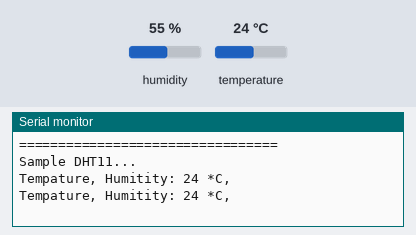
The sketch below on a simulated Arduino Uno, built with avr-gcc and run on an emulated ATmega328P. Parts: the last lines printed to the serial monitor. The inputs (shaded band) are chosen by the test bench; at power-on: temperature 24 °C, humidity 55 %.

Above: at 1.8 s.
1.9 s: temperature set to 12 °C
At 2.7 s:
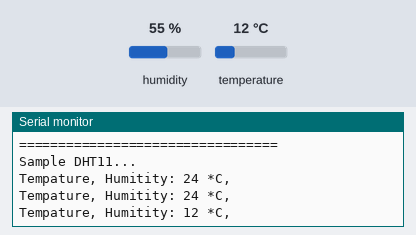
3.4 s: temperature set to 19 °C
At 4.8 s:
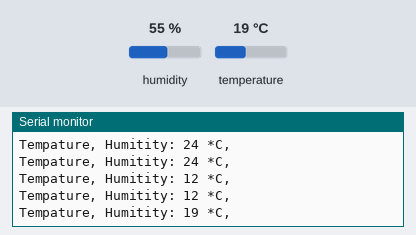
Timing chart, 0 to 6.4 s (numbered marks = the images above; inputs shaded):
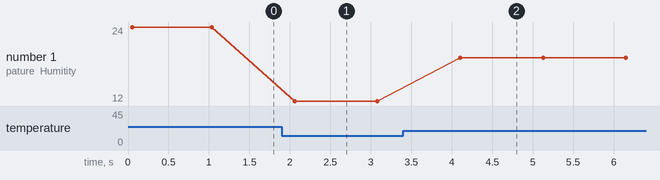

The sketch:

arduino_sketch_v2.ino
```cpp
#include <SimpleDHT.h>
//arduino
// for DHT11,
//      VCC: 5V or 3V
//      GND: GND
//      DATA: 2

//use with adafruit adalogger
// for DHT11,
//      VCC: 3.3V or 3V
//      GND: GND
//      DATA: 5
int pinDHT11 = 5;
SimpleDHT11 dht11;

void setup() {
  Serial.begin(9600);
  Serial.println("=================================");
  Serial.println("Sample DHT11...");
}

void loop() {
  // start working...


//  // read without samples.
//  byte temperature = 0;
//  byte humidity = 0;
//  if (dht11.read(pinDHT11, &temperature, &humidity, NULL)) {
//    Serial.print("");
//    return;
//  }

  Serial.print("\nTempature, Humitity: ");
  Serial.print(read_tempature()); Serial.print(" *C, ");
//  Serial.print((int)humidity); Serial.print(" %");

  // DHT11 sampling rate is 1HZ.
  delay(1000);
}

int read_tempature() {
  byte temperature = 0;
  byte humidity = 0;

  if (dht11.read(pinDHT11, &temperature, &humidity, NULL)) {
    Serial.print("Data Not read");
    return -9000;
  }

 return (int)temperature;
}
```

Measured:
- after the input at 1.9 s, the serial monitor: prints a new line after 0.16 s (image 1)
- after the input at 3.4 s, the serial monitor: prints a new line after 0.70 s (image 2)
- plotted number 1: 24 → 12 after the input at 1.9 s, 12 → 19 after the input at 3.4 s
